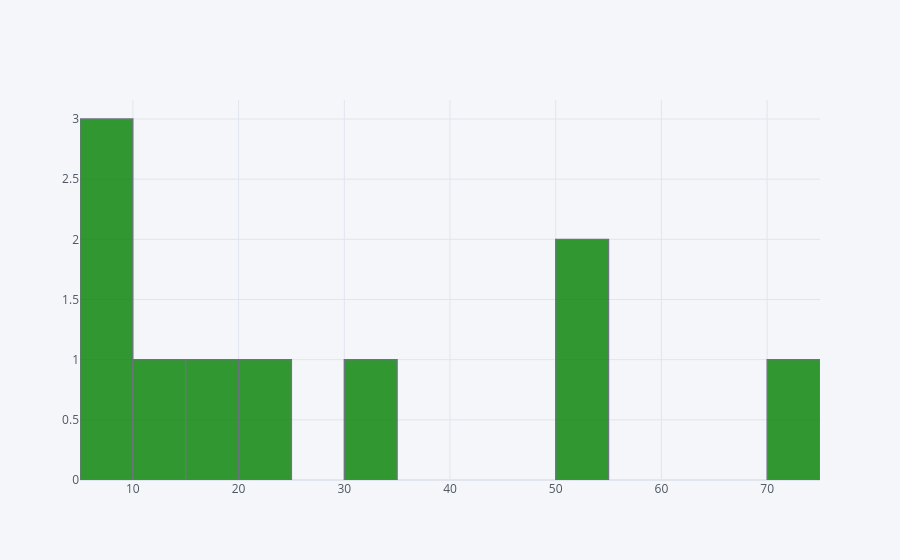

Write notebook code for a chart like this one.
### Code cell
# Install necessary libraries
%pip install cufflinks plotly==4.14.3 pandas

# Import libraries
import cufflinks as cf
import plotly.offline as pyo
import pandas as pd

# Required for cufflinks offline plotting
cf.go_offline()

# Example DataFrame (replace with your actual train DataFrame)
train = pd.DataFrame({
    'Fare': [7.25, 71.83, 8.05, 53.1, 8.46, 51.86, 21.07, 11.13, 30.07, 16.7]
})

# Plot histogram
train["Fare"].iplot(kind="hist", bins=30, color="green")

### Figure 1 — Plotly figure (JSON) as saved in the notebook; plotly's stock layout.template omitted (floating-point values rounded to 4 significant figures)
{"data": [{"histfunc": "count", "histnorm": "", "marker": {"color": "rgba(0, 128, 0, 1.0)", "line": {"color": "#4D5663", "width": 1.3}}, "name": "Fare", "nbinsx": 30, "opacity": 0.8, "orientation": "v", "type": "histogram", "x": [7.25, 71.83, 8.05, 53.1, 8.46, 51.86, 21.07, 11.13, 30.07, 16.7]}], "layout": {"barmode": "overlay", "legend": {"bgcolor": "#F5F6F9", "font": {"color": "#4D5663"}}, "paper_bgcolor": "#F5F6F9", "plot_bgcolor": "#F5F6F9", "title": {"font": {"color": "#4D5663"}}, "xaxis": {"gridcolor": "#E1E5ED", "showgrid": true, "tickfont": {"color": "#4D5663"}, "title": {"font": {"color": "#4D5663"}, "text": ""}, "zerolinecolor": "#E1E5ED"}, "yaxis": {"gridcolor": "#E1E5ED", "showgrid": true, "tickfont": {"color": "#4D5663"}, "title": {"font": {"color": "#4D5663"}, "text": ""}, "zerolinecolor": "#E1E5ED"}}}
